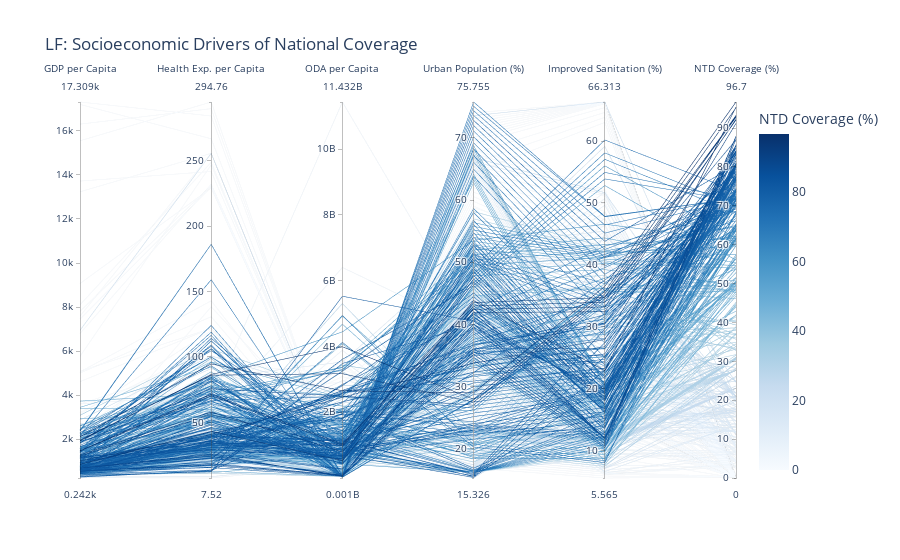

Notebook code cell kept with this figure:
### Markdown cell above
Urban population percentage has a positive and significant effect on LF national coverage (p = 0.001), but the effect is not statistically significant for STH (p = 0.095).
Urban areas typically benefit from better infrastructure, higher population density, and easier logistical access—factors that facilitate more efficient implementation of mass drug administration (MDA) for LF. However, in the case of STH, which disproportionately affects rural school-age children, urbanization may not directly translate to improved coverage. This could explain the weaker and non-significant effect of urbanization in the STH model.

For STH, access to improved sanitation is strongly and positively associated with higher national coverage (p < 0.001).
Surprisingly, for LF, the relationship is significant but negative (p = 0.015).
STH transmission is tightly linked to poor sanitation and hygiene, so areas with better sanitation not only have lower disease burden but also tend to implement and track MDA campaigns more effectively.
For LF, the negative association may seem counterintuitive but can be explained by program targeting—countries with poor sanitation infrastructure are often prioritized for LF MDA. As sanitation improves, LF becomes less prevalent, and campaigns are scaled down or stopped, resulting in lower reported coverage in well-sanitation regions.

Health expenditure per capita is positively associated with STH coverage (p < 0.001) but not significant for LF.
STH programs are more likely to be integrated into school health systems, which rely heavily on domestic health budgets. Increased health spending translates into better outreach, training, and record-keeping.
LF programs, in contrast, are often externally funded (by WHO, USAID, etc.) and might be decoupled from national health spending, explaining the weaker link between health expenditure and coverage.

ODA per capita is positively and significantly associated with higher coverage for both LF and STH (p = 0.005 for LF, p = 0.013 for STH).
Both LF and STH elimination programs are heavily donor-supported, especially in low-income countries. ODA supports procurement, logistics, community mobilization, and monitoring—critical for maintaining high coverage.
This relationship validates the importance of continued international support, especially for fragile health systems.

GDP per capita has a significant negative correlation with national coverage for both diseases.
Wealthier countries have often eliminated LF or reduced STH prevalence to levels where MDA is no longer needed. As a result, these countries report low or zero coverage, not due to failure but because programs have been phased out after success.
This underscores a nonlinear relationship: high GDP leads to better sanitation, better baseline health, and lower disease prevalence, thereby reducing the need for mass treatment.

### Code cell
# LF plot
fig_lf = px.parallel_coordinates(
    lf_df,
    dimensions=["GDP_per_capita", "HealthExp_per_capita", "ODA_per_capita", "Urban_Pop_Pct", "Pct_with_improved_sanitation", "National coverage (%)"],
    color="National coverage (%)",
    color_continuous_scale="Blues",
    labels={
        "GDP_per_capita": "GDP per Capita",
        "HealthExp_per_capita": "Health Exp. per Capita",
        "ODA_per_capita": "ODA per Capita",
        "Urban_Pop_Pct": "Urban Population (%)",
        "Pct_with_improved_sanitation": "Improved Sanitation (%)",
        "National coverage (%)": "NTD Coverage (%)"
    },
    title="LF: Socioeconomic Drivers of National Coverage"
)
fig_lf.show()

### Figure 1 — Plotly figure (JSON) as saved in the notebook; plotly's stock layout.template omitted (floating-point values rounded to 4 significant figures; data arrays with more than 128 entries replaced by an {"elided": "..."} marker saying what was removed)
{"data": [{"dimensions": [{"label": "GDP per Capita", "values": {"elided": "557 float values"}}, {"label": "Health Exp. per Capita", "values": {"elided": "557 float values"}}, {"label": "ODA per Capita", "values": {"elided": "557 float values"}}, {"label": "Urban Population (%)", "values": {"elided": "557 float values"}}, {"label": "Improved Sanitation (%)", "values": {"elided": "557 float values"}}, {"label": "NTD Coverage (%)", "values": {"elided": "557 float values"}}], "domain": {"x": [0, 1], "y": [0, 1]}, "line": {"color": {"elided": "557 float values"}, "coloraxis": "coloraxis"}, "name": "", "type": "parcoords"}], "layout": {"coloraxis": {"colorbar": {"title": {"text": "NTD Coverage (%)"}}, "colorscale": [[0, "rgb(247,251,255)"], [0.125, "rgb(222,235,247)"], [0.25, "rgb(198,219,239)"], [0.375, "rgb(158,202,225)"], [0.5, "rgb(107,174,214)"], [0.625, "rgb(66,146,198)"], [0.75, "rgb(33,113,181)"], [0.875, "rgb(8,81,156)"], [1, "rgb(8,48,107)"]]}, "legend": {"tracegroupgap": 0}, "title": {"text": "LF: Socioeconomic Drivers of National Coverage"}}}
